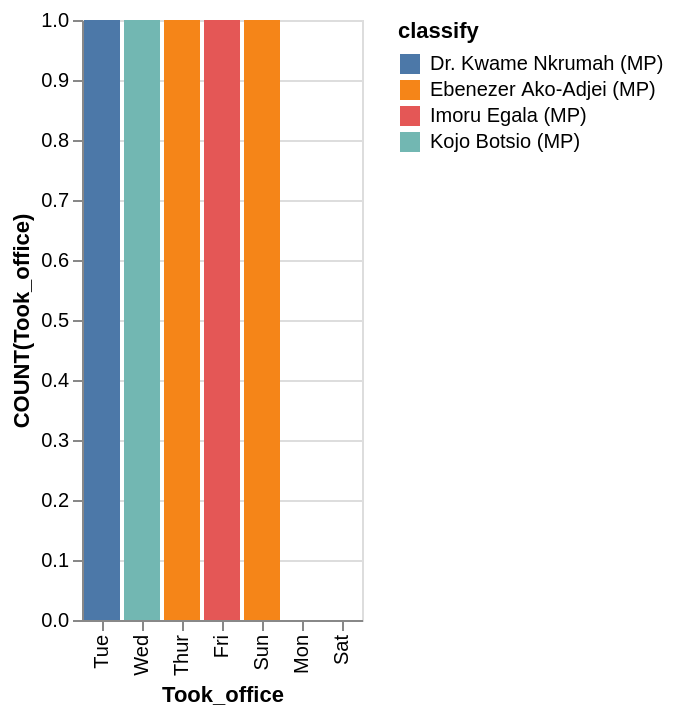

Specify this chart in Vega-Lite:
### Vega-Lite specification from a JSON file in a GitHub repository (floating-point values rounded to 4 significant figures)
{"data": {"values": [{"x_data": "Mon", "y_data": 0, "classify": "Dr. Kwame Nkrumah (MP)"}, {"x_data": "Tue", "y_data": 1, "classify": "Dr. Kwame Nkrumah (MP)"}, {"x_data": "Wed", "y_data": 0, "classify": "Dr. Kwame Nkrumah (MP)"}, {"x_data": "Thur", "y_data": 0, "classify": "Dr. Kwame Nkrumah (MP)"}, {"x_data": "Fri", "y_data": 0, "classify": "Dr. Kwame Nkrumah (MP)"}, {"x_data": "Sat", "y_data": 0, "classify": "Dr. Kwame Nkrumah (MP)"}, {"x_data": "Sun", "y_data": 0, "classify": "Dr. Kwame Nkrumah (MP)"}, {"x_data": "Mon", "y_data": 0, "classify": "Ebenezer Ako-Adjei (MP)"}, {"x_data": "Tue", "y_data": 0, "classify": "Ebenezer Ako-Adjei (MP)"}, {"x_data": "Wed", "y_data": 0, "classify": "Ebenezer Ako-Adjei (MP)"}, {"x_data": "Thur", "y_data": 1, "classify": "Ebenezer Ako-Adjei (MP)"}, {"x_data": "Fri", "y_data": 0, "classify": "Ebenezer Ako-Adjei (MP)"}, {"x_data": "Sat", "y_data": 0, "classify": "Ebenezer Ako-Adjei (MP)"}, {"x_data": "Sun", "y_data": 1, "classify": "Ebenezer Ako-Adjei (MP)"}, {"x_data": "Mon", "y_data": 0, "classify": "Imoru Egala (MP)"}, {"x_data": "Tue", "y_data": 0, "classify": "Imoru Egala (MP)"}, {"x_data": "Wed", "y_data": 0, "classify": "Imoru Egala (MP)"}, {"x_data": "Thur", "y_data": 0, "classify": "Imoru Egala (MP)"}, {"x_data": "Fri", "y_data": 1, "classify": "Imoru Egala (MP)"}, {"x_data": "Sat", "y_data": 0, "classify": "Imoru Egala (MP)"}, {"x_data": "Sun", "y_data": 0, "classify": "Imoru Egala (MP)"}, {"x_data": "Mon", "y_data": 0, "classify": "Kojo Botsio (MP)"}, {"x_data": "Tue", "y_data": 0, "classify": "Kojo Botsio (MP)"}, {"x_data": "Wed", "y_data": 1, "classify": "Kojo Botsio (MP)"}, {"x_data": "Thur", "y_data": 0, "classify": "Kojo Botsio (MP)"}, {"x_data": "Fri", "y_data": 0, "classify": "Kojo Botsio (MP)"}, {"x_data": "Sat", "y_data": 0, "classify": "Kojo Botsio (MP)"}, {"x_data": "Sun", "y_data": 0, "classify": "Kojo Botsio (MP)"}]}, "mark": "bar", "encoding": {"x": {"field": "x_data", "type": "nominal", "title": "Took_office", "sort": {"op": "sum", "field": "y_data", "order": "descending"}}, "y": {"field": "y_data", "type": "quantitative", "title": "COUNT(Took_office)"}, "color": {"field": "classify"}}}
